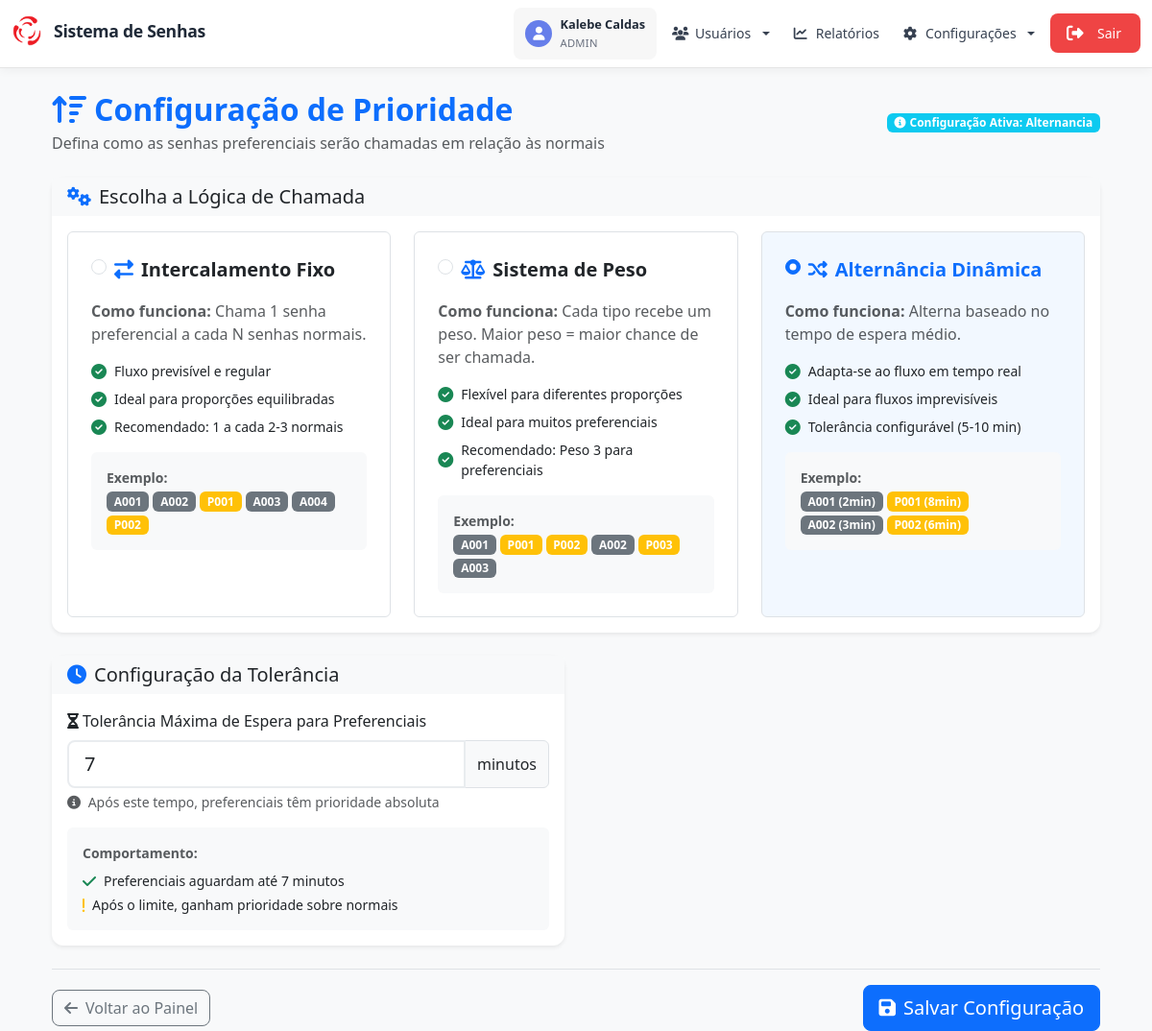
The page /prisetup (signed in) on the database its author committed.
### app/models.py (models this page shows, shortened)
class ConfiguracaoSistema(db.Model):
    id                = db.Column(db.Integer, primary_key=True)
    cor_fundo         = db.Column(db.String(7), default="#000000")
    cor_texto         = db.Column(db.String(7), default="#FFFFFF")
    cor_rodape        = db.Column(db.String(7), default="#000000")
    logo_path         = db.Column(db.String(255), default="img/logo.png")
    video_path        = db.Column(db.String(255), default="videos/fundo.mp4")
    contorno_senha    = db.Column(db.String(20), default="#000000")
    linha_senha       = db.Column(db.String(20), default="red")
    fundo_senha       = db.Column(db.String(50), default="rgba(255, 255, 255, 0.03)")
    destaque_senha    = db.Column(db.String(20), default="red")
    cor_bemvindo      = db.Column(db.String(20), default="white")
    frase_bemvindo    = db.Column(db.String(100), default="BEM-VINDO AO IAAM")
    cor_hora          = db.Column(db.String(20), default="white")
    voz_azure         = db.Column(db.String(100), default="pt-BR-FranciscaNeural")
    tipo_prioridade     = db.Column(db.String(20), default='intercalamento')  # intercalamento, peso ou alternancia
    intercalamento_valor = db.Column(db.Integer, default=2)
    peso_normal         = db.Column(db.Integer, default=1)
    peso_preferencial   = db.Column(db.Integer, default=3)
    tolerancia_minutos  = db.Column(db.Integer, default=5)

class Usuario(UserMixin, db.Model):
    id     = db.Column(db.Integer, primary_key=True)
    nome   = db.Column(db.String(150), nullable=False)
    email  = db.Column(db.String(150), unique=True, nullable=False)
    senha  = db.Column(db.String(150), nullable=False)
    tipo   = db.Column(db.Enum(Papel), default=Papel.USUARIO, nullable=False)

### app/routes.py (the view)
@bp.route('/prisetup')
@login_required
@role_required('admin')
def prioridade_senhas():
    config = ConfiguracaoSistema.query.first()
    return render_template('PriSenhas.html', config=config)

### app/templates/PriSenhas.html (shortened to what this page needs)
{% extends "base.html" %}
{% block head_extra %}
  <link rel="stylesheet" href="{{ url_for('static', filename='css/prioridade_senhas.css') }}?v=1.1">
{% endblock %}
{% block content %}
<div class="container-fluid">
  <div class="d-flex justify-content-between align-items-center mb-4">
    <div>
      <h2 class="fw-bold text-primary mb-1">
        <i class="fas fa-sort-amount-up me-2"></i>Configuração de Prioridade
      </h2>
      <p class="text-muted mb-0">Defina como as senhas preferenciais serão chamadas em relação às normais</p>
    </div>
    <div class="d-flex align-items-center gap-2">
      <span class="badge bg-info">
        <i class="fas fa-info-circle me-1"></i>Configuração Ativa: {{ config.tipo_prioridade|title }}
      </span>
    </div>
  </div>
  <form method="POST" action="{{ url_for('main.salvar_prioridade') }}" id="prioridade-form">
    <div class="card shadow-sm border-0 mb-4">
      <div class="card-header bg-light border-0">
        <h5 class="card-title mb-0">
          <i class="fas fa-cogs me-2 text-primary"></i>Escolha a Lógica de Chamada
        </h5>
      </div>
      <div class="card-body">
        <div class="row g-4">
          <div class="col-lg-4">
            <div class="priority-option h-100 p-4 border rounded position-relative" data-option="intercalamento">
              <div class="form-check mb-3">
                <input class="form-check-input" type="radio" name="tipo_prioridade"
                       id="intercalamento" value="intercalamento"
                       {% if config.tipo_prioridade == 'intercalamento' %}checked{% endif %}>
                <label class="form-check-label fw-bold fs-5" for="intercalamento">
                  <i class="fas fa-exchange-alt me-2 text-primary"></i>Intercalamento Fixo
                </label>
              </div>
              <div class="priority-description">
                <p class="text-muted mb-3">
                  <strong>Como funciona:</strong> Chama 1 senha preferencial a cada N senhas normais.
                </p>
                <div class="priority-features">
                  <div class="feature-item d-flex align-items-center mb-2">
                    <i class="fas fa-check-circle text-success me-2"></i>
                    <span class="small">Fluxo previsível e regular</span>
                  </div>
                  <div class="feature-item d-flex align-items-center mb-2">
                    <i class="fas fa-check-circle text-success me-2"></i>
                    <span class="small">Ideal para proporções equilibradas</span>
                  </div>
                  <div class="feature-item d-flex align-items-center">
                    <i class="fas fa-check-circle text-success me-2"></i>
                    <span class="small">Recomendado: 1 a cada 2-3 normais</span>
                  </div>
                </div>
                <div class="priority-example mt-3 p-3 bg-light rounded">
                  <small class="text-muted d-block mb-1"><strong>Exemplo:</strong></small>
                  <div class="d-flex flex-wrap gap-1">
                    <span class="badge bg-secondary">A001</span>
                    <span class="badge bg-secondary">A002</span>
                    <span class="badge bg-warning">P001</span>
                    <span class="badge bg-secondary">A003</span>
                    <span class="badge bg-secondary">A004</span>
                    <span class="badge bg-warning">P002</span>
                  </div>
                </div>
              </div>
            </div>
          </div>
          <div class="col-lg-4">
            <div class="priority-option h-100 p-4 border rounded position-relative" data-option="peso">
              <div class="form-check mb-3">
                <input class="form-check-input" type="radio" name="tipo_prioridade"
                       id="peso" value="peso"
                       {% if config.tipo_prioridade == 'peso' %}checked{% endif %}>
                <label class="form-check-label fw-bold fs-5" for="peso">
                  <i class="fas fa-balance-scale me-2 text-primary"></i>Sistema de Peso
                </label>
              </div>
              <div class="priority-description">
                <p class="text-muted mb-3">
                  <strong>Como funciona:</strong> Cada tipo recebe um peso. Maior peso = maior chance de ser chamada.
                </p>
                <div class="priority-features">
                  <div class="feature-item d-flex align-items-center mb-2">
                    <i class="fas fa-check-circle text-success me-2"></i>
                    <span class="small">Flexível para diferentes proporções</span>
                  </div>
                  <div class="feature-item d-flex align-items-center mb-2">
                    <i class="fas fa-check-circle text-success me-2"></i>
                    <span class="small">Ideal para muitos preferenciais</span>
                  </div>
                  <div class="feature-item d-flex align-items-center">
                    <i class="fas fa-check-circle text-success me-2"></i>
                    <span class="small">Recomendado: Peso 3 para preferenciais</span>
                  </div>
                </div>
                <div class="priority-example mt-3 p-3 bg-light rounded">
                  <small class="text-muted d-block mb-1"><strong>Exemplo:</strong></small>
                  <div class="d-flex flex-wrap gap-1">
                    <span class="badge bg-secondary">A001</span>
                    <span class="badge bg-warning">P001</span>
                    <span class="badge bg-warning">P002</span>
                    <span class="badge bg-secondary">A002</span>
                    <span class="badge bg-warning">P003</span>
                    <span class="badge bg-secondary">A003</span>
                  </div>
                </div>
              </div>
            </div>
          </div>
          <div class="col-lg-4">
            <div class="priority-option h-100 p-4 border rounded position-relative" data-option="alternancia">
              <div class="form-check mb-3">
                <input class="form-check-input" type="radio" name="tipo_prioridade"
                       id="alternancia" value="alternancia"
                       {% if config.tipo_prioridade == 'alternancia' %}checked{% endif %}>
                <label class="form-check-label fw-bold fs-5" for="alternancia">
                  <i class="fas fa-random me-2 text-primary"></i>Alternância Dinâmica
                </label>
              </div>
              <div class="priority-description">
                <p class="text-muted mb-3">
                  <strong>Como funciona:</strong> Alterna baseado no tempo de espera médio.
                </p>
                <div class="priority-features">
                  <div class="feature-item d-flex align-items-center mb-2">
                    <i class="fas fa-check-circle text-success me-2"></i>
                    <span class="small">Adapta-se ao fluxo em tempo real</span>
                  </div>
                  <div class="feature-item d-flex align-items-center mb-2">
                    <i class="fas fa-check-circle text-success me-2"></i>
                    <span class="small">Ideal para fluxos imprevisíveis</span>
                  </div>
                  <div class="feature-item d-flex align-items-center">
                    <i class="fas fa-check-circle text-success me-2"></i>
                    <span class="small">Tolerância configurável (5-10 min)</span>
                  </div>
                </div>
                <div class="priority-example mt-3 p-3 bg-light rounded">
                  <small class="text-muted d-block mb-1"><strong>Exemplo:</strong></small>
                  <div class="d-flex flex-wrap gap-1">
                    <span class="badge bg-secondary">A001 (2min)</span>
                    <span class="badge bg-warning">P001 (8min)</span>
                    <span class="badge bg-secondary">A002 (3min)</span>
                    <span class="badge bg-warning">P002 (6min)</span>
                  </div>
                </div>
              </div>
            </div>
          </div>
        </div>
      </div>
    </div>
    <div class="row g-4">
      <div class="col-lg-6" id="campo-alternancia" style="display: none;">
        <div class="card shadow-sm border-0">
          <div class="card-header bg-light border-0">
            <h5 class="card-title mb-0">
              <i class="fas fa-clock me-2 text-primary"></i>Configuração da Tolerância
            </h5>
          </div>
          <div class="card-body">
            <label for="tolerancia_minutos" class="form-label fw-medium">
              <i class="fas fa-hourglass-half me-1"></i>Tolerância Máxima de Espera para Preferenciais
            </label>
            <div class="input-group">
              <input type="number" class="form-control form-control-lg"
                     id="tolerancia_minutos" name="tolerancia_minutos"
                     min="1" max="30" value="{{ config.tolerancia_minutos or 5 }}">
              <span class="input-group-text">minutos</span>
            </div>
            <div class="form-text">
              <i class="fas fa-info-circle me-1"></i>
              Após este tempo, preferenciais têm prioridade absoluta
            </div>
            <div class="mt-3 p-3 bg-light rounded">
              <small class="text-muted d-block mb-2"><strong>Comportamento:</strong></small>
              <div class="d-flex align-items-center gap-2 mb-1">
                <i class="fas fa-check text-success"></i>
                <span class="small">Preferenciais aguardam até <span id="tolerancia-display">5</span> minutos</span>
              </div>
              <div class="d-flex align-items-center gap-2">
                <i class="fas fa-exclamation text-warning"></i>
                <span class="small">Após o limite, ganham prioridade sobre normais</span>
              </div>
            </div>
          </div>
        </div>
      </div>
    </div>
    <div class="d-flex justify-content-between align-items-center mt-4 pt-3 border-top">
      <a href="{{ url_for('main.painel') }}" class="btn btn-outline-secondary d-flex align-items-center gap-2">
        <i class="fas fa-arrow-left"></i>
        <span>Voltar ao Painel</span>
      </a>
      <button type="submit" class="btn btn-primary btn-lg d-flex align-items-center gap-2">
        <i class="fas fa-save"></i>
        <span>Salvar Configuração</span>
      </button>
    </div>
  </form>
</div>
<div class="toast-container position-fixed bottom-0 end-0 p-3">
</div>
{% endblock %}

### app/templates/partials/navbar.html (shortened to what this page needs)
<nav class="navbar navbar-expand-lg navbar-modern">
  <div class="container-fluid">
    <div class="navbar-brand-container">
      {% if current_user.tipo.value == 'admin' %}
      <form action="{{ url_for('main.painel') }}" method="GET" class="brand-form">
        <button type="submit" class="brand-button">
          <div class="brand-content">
            <img src="{{ url_for('static', filename=config.logo_path) }}" alt="Logo" class="brand-logo">
            <span class="brand-text">Sistema de Senhas</span>
          </div>
        </button>
      </form>
      {% endif %}
    </div>
    <div class="collapse navbar-collapse justify-content-end" id="navbarNav">
      <ul class="navbar-nav align-items-center">
        <li class="nav-item">
          <div class="user-profile">
            <div class="user-avatar">
              <i class="fas fa-user"></i>
            </div>
            <div class="user-info">
              <span class="user-name">{{ current_user.nome }}</span>
              <span class="user-role">{{ 'Admin' if current_user.tipo.value == 'admin' else 'Usuário' }}</span>
            </div>
          </div>
        </li>
        {% if current_user.tipo.value == 'admin' %}
        <li class="nav-item dropdown">
          <a class="nav-link dropdown-toggle"
             href="#" id="dropdownUsuarios" role="button" data-bs-toggle="dropdown" aria-expanded="false">
            <i class="fas fa-users"></i>
            <span>Usuários</span>
          </a>
        </li>
        <li class="nav-item">
          <a class="nav-link" href="{{ url_for('main.relatorios') }}">
            <i class="fas fa-chart-line"></i>
            <span>Relatórios</span>
          </a>
        </li>
        <li class="nav-item dropdown">
          <a class="nav-link dropdown-toggle"
             href="#" id="dropdownEditar" role="button" data-bs-toggle="dropdown" aria-expanded="false">
            <i class="fas fa-cog"></i>
            <span>Configurações</span>
          </a>
        </li>
        {% endif %}
        <li class="nav-item">
          <a class="nav-link logout-button" href="{{ url_for('main.logout') }}">
            <i class="fas fa-sign-out-alt"></i>
            <span>Sair</span>
          </a>
        </li>
      </ul>
    </div>
  </div>
</nav>

### rows shown on the page
ConfiguracaoSistema: logo_path (picture), tipo_prioridade "Alternancia", tipo_prioridade "☐ Intercalamento Fixo", tipo_prioridade "☐ Sistema de Peso", tipo_prioridade "☑ Alternância Dinâmica", tolerancia_minutos "7"
Usuario: nome "Kalebe Caldas", tipo "ADMIN"
